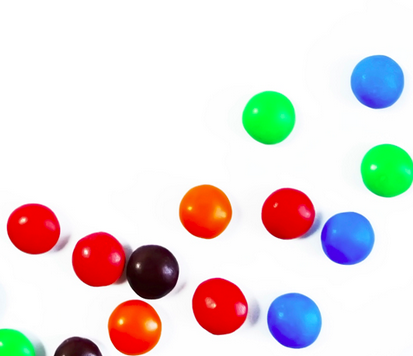
//> input picture pic4.png, 413 x 356 px
$ ./Video_Segmentation_4   (built with g++ and OpenCV 4)
//> lines starting //> are read from the running program, lines starting //| are printed output that depends on the picture; after the words box and inside, x2 and y2 are one past the last pixel; in counts of white or black regions, pixels touching at a corner belong together
#include <iostream>
#include <opencv2\highgui.hpp>
#include <opencv2\core.hpp>
#include <opencv2/objdetect.hpp>
#include <opencv2/imgproc.hpp> // cv::cvtColor, cv::remap 함수 사용을 위해 필요
#include <time.h>
#include <opencv2/video/background_segm.hpp>

using namespace cv;
using namespace std;

// Object의 개수를 세는 코드
//
int main() {
	// 1. grayscale로 변환
	Mat gray = imread("pic4.png", IMREAD_GRAYSCALE);
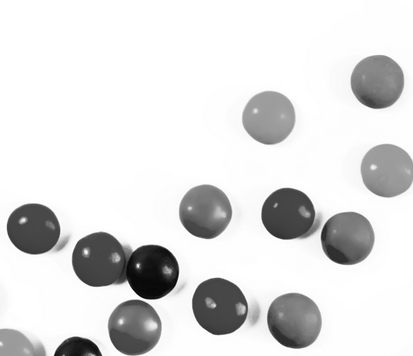
//> gray: 356 rows x 413 cols, CV_8UC1; min 4, max 255, mean 222.6
	Mat result;
	// 2. threshold를 주어서 180 넘는 것을 0으로
	threshold(gray, result, 180, 255, THRESH_BINARY_INV);
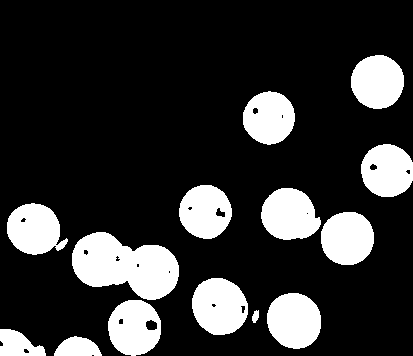
//> result: 356 rows x 413 cols, CV_8UC1; 19.8% white; 14 white regions
	vector<vector<Point>> contours;
	vector<Vec4i> hierarchy;

	// contours에 result를 담는다.
	findContours(result,
				 contours,
				 hierarchy, // 계층적 관계
				 CV_RETR_EXTERNAL,
				 CV_CHAIN_APPROX_SIMPLE);
//> contours = 14 contours; largest, box (x1, y1, x2, y2) and area: (72, 232, 179, 300) 4728, (192, 278, 248, 335) 2424, (267, 293, 321, 349) 2320, (108, 300, 161, 356) 2277, (261, 188, 321, 240) 2274
	// contours가 담겨진다. 객체의 개체들이 담겨진다.
	putText(result,
		    format("contour count: %d", contours.size()),
		    Point(50, 80),
		    FONT_HERSHEY_SIMPLEX,
		    1,
		    Scalar(128),4);
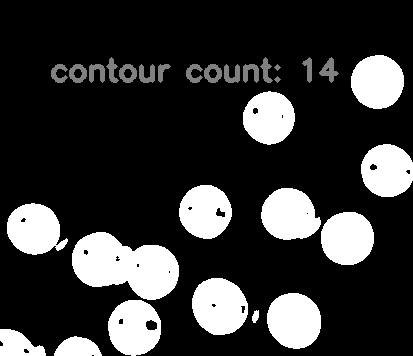
//> result: 356 rows x 413 cols, CV_8UC1; 1.79% of pixels changed, all inside (x1, y1, x2, y2) = (51, 57, 339, 83)
	imshow("contours", result);
	waitKey(0);

}

$ run again, with pic3.png copied over pic4.png
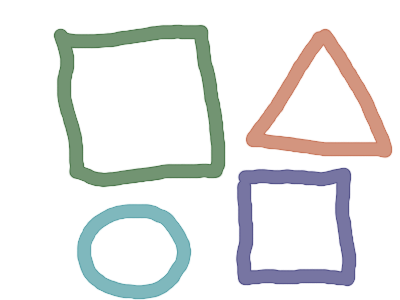
//> input picture pic3.png, 400 x 300 px
//> `threshold(gray, result, 180, 255, THRESH_BINARY_INV);`:
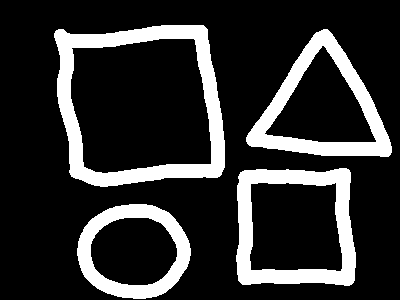
//> result: 300 rows x 400 cols, CV_8UC1; 18.8% white; 4 white regions
//> contours = 4 contours; box (x1, y1, x2, y2) and area: (54, 25, 225, 187) 23387, (236, 168, 356, 286) 12796, (246, 29, 392, 157) 10678, (77, 204, 191, 299) 8374
//> `putText(result, format("contour count: %d", contours.size()), Point(50..`:
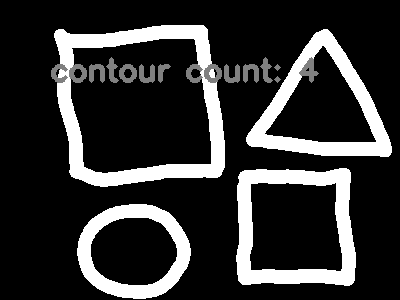
//> result: 300 rows x 400 cols, CV_8UC1; 2.07% of pixels changed, all inside (x1, y1, x2, y2) = (51, 57, 319, 83)
